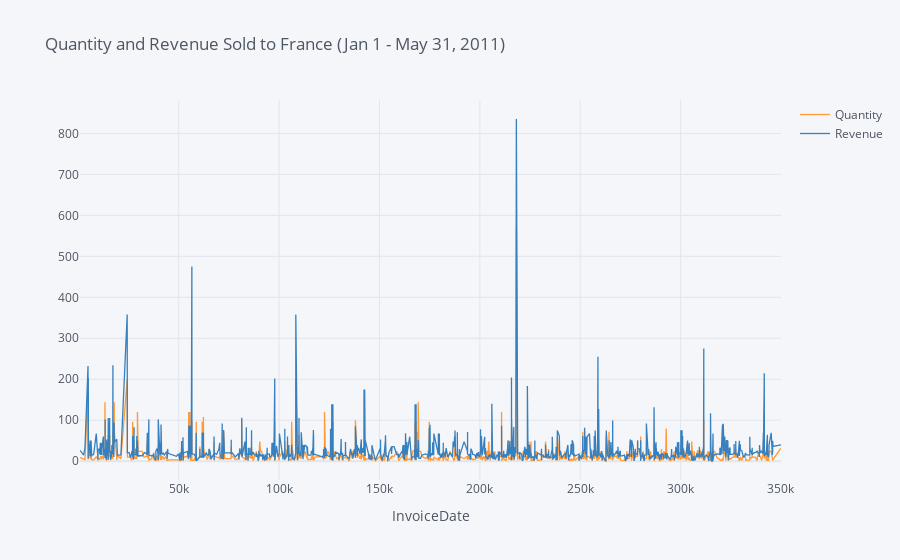

The notebook cell saved with this chart:
### Markdown cell above
## 2. Create an interactive line chart showing quantity and revenue sold to France between January 1st and May 31st 2011.

### Code cell
data = retail_df[retail_df['Country'] == 'France']  # Filter data for France
data = data[(data['InvoiceDate'] >= '2011-01-01') & (data['InvoiceDate'] <= '2011-05-31')]  # Filter by date range

data[['Quantity', 'Revenue']].iplot(
    kind='line',
    xTitle='InvoiceDate',
    title='Quantity and Revenue Sold to France (Jan 1 - May 31, 2011)'
)

### Figure 1 — Plotly figure (JSON) as saved in the notebook; plotly's stock layout.template omitted (floating-point values rounded to 4 significant figures; data arrays with more than 128 entries replaced by an {"elided": "..."} marker saying what was removed)
{"data": [{"line": {"color": "rgba(255, 153, 51, 1.0)", "dash": "solid", "shape": "linear", "width": 1.3}, "mode": "lines", "name": "Quantity", "text": "", "type": "scatter", "x": {"elided": "2454 int values"}, "y": {"elided": "2454 int values"}}, {"line": {"color": "rgba(55, 128, 191, 1.0)", "dash": "solid", "shape": "linear", "width": 1.3}, "mode": "lines", "name": "Revenue", "text": "", "type": "scatter", "x": {"elided": "2454 int values"}, "y": {"elided": "2454 float values"}}], "layout": {"legend": {"bgcolor": "#F5F6F9", "font": {"color": "#4D5663"}}, "paper_bgcolor": "#F5F6F9", "plot_bgcolor": "#F5F6F9", "title": {"font": {"color": "#4D5663"}, "text": "Quantity and Revenue Sold to France (Jan 1 - May 31, 2011)"}, "xaxis": {"gridcolor": "#E1E5ED", "showgrid": true, "tickfont": {"color": "#4D5663"}, "title": {"font": {"color": "#4D5663"}, "text": "InvoiceDate"}, "zerolinecolor": "#E1E5ED"}, "yaxis": {"gridcolor": "#E1E5ED", "showgrid": true, "tickfont": {"color": "#4D5663"}, "title": {"font": {"color": "#4D5663"}, "text": ""}, "zerolinecolor": "#E1E5ED"}}}
